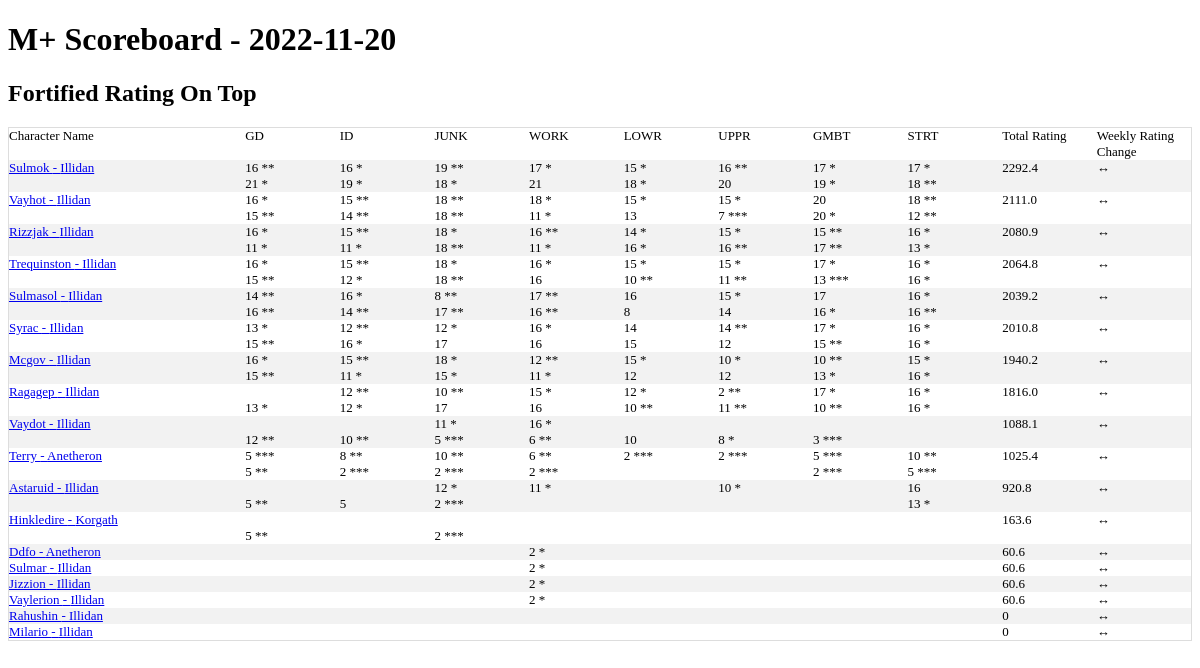
The page / on the database its author committed.
### tables this page shows
CREATE TABLE season_best_pivot_ext(
  name TEXT,
  realm TEXT,
  region TEXT,
  scoreboard_date TEXT,
  total_rating,
  "Tazavesh: So'leah's Gambit Fortified",
  "Tazavesh: So'leah's Gambit Tyrannical",
  "Tazavesh: Streets of Wonder Fortified",
  "Tazavesh: Streets of Wonder Tyrannical",
  "Return to Karazhan: Upper Fortified",
  "Return to Karazhan: Upper Tyrannical",
  "Return to Karazhan: Lower Fortified",
  "Return to Karazhan: Lower Tyrannical",
  "Iron Docks Fortified",
  "Iron Docks Tyrannical",
  "Grimrail Depot Fortified",
  "Grimrail Depot Tyrannical",
  "Mechagon Workshop Fortified",
  "Mechagon Workshop Tyrannical",
  "Mechagon Junkyard Fortified",
  "Mechagon Junkyard Tyrannical",
  daily_rating_change,
  pr_GMBT_for TEXT,
  pr_GMBT_tyr TEXT,
  pr_STRT_for TEXT,
  pr_STRT_tyr TEXT,
  pr_UPPR_for TEXT,
  pr_UPPR_tyr TEXT,
  pr_LOWR_for TEXT,
  pr_LOWR_tyr TEXT,
  pr_ID_for TEXT,
  pr_ID_tyr TEXT,
  pr_GD_for TEXT,
  pr_GD_tyr TEXT,
  pr_WKSP_for TEXT,
  pr_WKSP_tyr TEXT,
  pr_JUNK_for TEXT,
  pr_JUNK_tyr TEXT
);

CREATE TABLE base_characters (
                name TEXT
                ,realm TEXT
                ,region TEXT
                ,unique_key TEXT UNIQUE
                );

### app.py (the view)
@app.route('/')
def index():
    conn = create_connection()
    cursor  = conn.cursor()
    data = cursor.execute("""select * from base_characters base left join season_best_pivot_ext piv
    on upper(base.name) = upper(piv.name)
    and upper(base.realm) = upper(piv.realm)
    and upper(base.region) = upper(piv.region)
    where scoreboard_date = (select max(scoreboard_date) from  season_best_pivot_ext)

    order by total_rating desc""").fetchall()
    max_date = cursor.execute('select max(scoreboard_date) as max_date from season_best_pivot_ext').fetchone()
    print('hi')
    return render_template('index.html',data=data,max_date = max_date)

### templates/index.html
<!doctype html>
<link rel="stylesheet" href="{{ url_for('static', filename='style.css') }}">
<html>
<h1>M+ Scoreboard - {{max_date['max_date']}} </h1>
<h2>Fortified Rating On Top</h2>
<table class="scoreboard">
<tr>
    <td class="scoreboard_char_name">Character Name</td>
    <td class="scoreboard_attributes">GD</td>
    <td class="scoreboard_attributes">ID</td>
    <td class="scoreboard_attributes">JUNK</td>
    <td class="scoreboard_attributes">WORK</td>
    <td class="scoreboard_attributes">LOWR</td>
    <td class="scoreboard_attributes">UPPR</td>
    <td class="scoreboard_attributes">GMBT</td>
    <td class="scoreboard_attributes">STRT</td>
    <td class="scoreboard_attributes">Total Rating</td>
    <td class="scoreboard_attributes">Weekly Rating Change</td>
</tr>
{% for data in data %}
<tr>
    <td class="scoreboard_char_name"><a href="{{url_for('character_name',character_name=data['name'],realm=data['realm'],region=data['region'])}}">{{ data['name'] }} - {{data['realm']}}</a></td>
    <td class="scoreboard_attributes">{% if data['pr_GD_for'] !=  data['Grimrail Depot Fortified'] and data['pr_GD_for'] %}
    {{ data['Grimrail Depot Fortified']}} ( {{data['pr_GD_for']}}  )
    {% else %}
      {{ data['Grimrail Depot Fortified'] }}
    {% endif %}
    <br>
    {% if data['pr_GD_tyr'] !=  data['Grimrail Depot Tyrannical'] and data['pr_GD_tyr']%}
    {{ data['Grimrail Depot Tyrannical']}} ({{data['pr_GD_tyr']}})
    {% else %}
      {{ data['Grimrail Depot Tyrannical'] }}
    {% endif %}</td>
    <td class="scoreboard_attributes">{% if data['pr_ID_for'] !=  data['Iron Docks Fortified'] and data['pr_ID_for']%}
    {{ data['Iron Docks Fortified']}} ( {{data['pr_ID_for']}}  )
    {% else %}
      {{ data['Iron Docks Fortified'] }}
    {% endif %}
    <br>
    {% if data['pr_ID_tyr'] !=  data['Iron Docks Tyrannical'] and data['pr_ID_tyr'] %}
    {{ data['Iron Docks Tyrannical']}} ( {{data['pr_ID_tyr']}}
    {% else %}
      {{ data['Iron Docks Tyrannical'] }}
    {% endif %}</td>
    <td class="scoreboard_attributes">{% if data['pr_JUNK_for'] !=  data['Mechagon Junkyard Fortified'] and data['pr_JUNK_for'] %}
    {{ data['Mechagon Junkyard Fortified']}} ( {{data['pr_JUNK_for']}}  )
    {% else %}
      {{ data['Mechagon Junkyard Fortified'] }}
    {% endif %}
    <br>
    {% if data['pr_JUNK_tyr'] !=  data['Mechagon Junkyard Tyrannical'] and data['pr_JUNK_tyr'] %}
    {{ data['Mechagon Junkyard Tyrannical']}} ( {{data['pr_JUNK_tyr']}}
    {% else %}
      {{ data['Mechagon Junkyard Tyrannical'] }}
    {% endif %}</td>
    <td class="scoreboard_attributes">{% if data['pr_WKSP_for'] !=  data['Mechagon Workshop Fortified'] and data['pr_WKSP_for'] %}
    {{ data['Mechagon Workshop Fortified']}} ( {{data['pr_WKSP_for']}}  )
    {% else %}
    {{ data['Mechagon Workshop Fortified'] }}
    {% endif %}
    <br>
    {% if data['pr_WKSP_tyr'] !=  data['Mechagon Workshop Tyrannical'] and data['pr_WKSP_tyr'] %}
    {{ data['Mechagon Workshop Tyrannical']}} ( {{data['pr_WKSP_tyr']}}
    {% else %}
    {{ data['Mechagon Workshop Tyrannical'] }}
    {% endif %}
    </td>
    <td class="scoreboard_attributes">{% if data['pr_LOWR_for'] !=  data['Return to Karazhan: Lower Fortified'] and data['pr_LOWR_for'] %}
    {{ data['Return to Karazhan: Lower Fortified']}} ( {{data['pr_LOWR_for']}}  )
    {% else %}
    {{ data['Return to Karazhan: Lower Fortified'] }}
    {% endif %}
    <br>
    {% if data['pr_LOWR_tyr'] !=  data['Return to Karazhan: Lower Tyrannical']  and data['pr_LOWR_tyr']%}
    {{ data['Return to Karazhan: Lower Tyrannical']}} ( {{data['pr_LOWR_tyr']}}
    {% else %}
    {{ data['Return to Karazhan: Lower Tyrannical'] }}
    {% endif %}</td>
    <td class="scoreboard_attributes">{% if data['pr_UPPR_for'] !=  data['Return to Karazhan: Upper Fortified'] and data['pr_UPPR_for']%}
    {{ data['Return to Karazhan: Upper Fortified']}} ( {{data['pr_UPPR_for']}}  )
    {% else %}
    {{ data['Return to Karazhan: Upper Fortified'] }}
    {% endif %}
    <br>
    {% if data['pr_UPPR_tyr'] !=  data['Return to Karazhan: Upper Tyrannical'] and data['pr_UPPR_tyr'] %}
    {{ data['Return to Karazhan: Upper Tyrannical']}} ( {{data['pr_UPPR_tyr']}}
    {% else %}
    {{ data['Return to Karazhan: Upper Tyrannical'] }}
    {% endif %}</td>
    <td class="scoreboard_attributes">{% if data['pr_GMBT_for'] !=  data['Tazavesh: So\'leah\'s Gambit Fortified'] and data['pr_GMBT_for']%}
    {{ data['Tazavesh: So\'leah\'s Gambit Fortified'] }} ( {{data['pr_GMBT_for']}}  )
    {% else %}
      {{ data['Tazavesh: So\'leah\'s Gambit Fortified'] }}
    {% endif %}
    <br>
    {% if data['pr_GMBT_tyr'] !=  data['Tazavesh: So\'leah\'s Gambit Tyrannical'] and data['pr_GMBT_tyr']%}
    {{ data['Tazavesh: So\'leah\'s Gambit Tyrannical'] }} ( {{data['pr_GMBT_tyr']}}  )
    {% else %}
      {{ data['Tazavesh: So\'leah\'s Gambit Tyrannical'] }}
    {% endif %}</td>
    <td class="scoreboard_attributes">{% if data['pr_STRT_for'] !=  data['Tazavesh: Streets of Wonder Fortified'] and data['pr_STRT_for'] %}
    {{ data['Tazavesh: Streets of Wonder Fortified']}} ( {{data['pr_STRT_for']}}  )
    {% else %}
    {{ data['Tazavesh: Streets of Wonder Fortified'] }}
    {% endif %}
    <br>
    {% if data['pr_STRT_tyr'] !=  data['Tazavesh: Streets of Wonder Tyrannical'] and data['pr_STRT_tyr'] %}
    {{ data['Tazavesh: Streets of Wonder Tyrannical']}} ( {{data['pr_STRT_tyr']}}
    {% else %}
    {{ data['Tazavesh: Streets of Wonder Tyrannical'] }}
    {% endif %}</td>
    <td class="scoreboard_attributes">{{ data['total_rating'] }}</td>
   {% if data['daily_rating_change'] > 0 %}
     <td class="scoreboard_attributes">&uarr; {{ data['daily_rating_change'] }}</td>
   {% elif data['daily_rating_change']  < 0 %}
     <td class="scoreboard_attributes">&darr;{{ data['daily_rating_change'] }}</td>
   {% else %}
     <td class="scoreboard_attributes">&harr;</td>
   {% endif %}
{% endfor %}
</table>
</html>

### static/style.css (style rules this page uses)
table.scoreboard { border-collapse: collapse; border-spacing: 0; width: 100%; border: 1px solid #ddd; }
th, td { text-align: left; vertical-align:top; padding: 0px; font-size: 13px; }
tr:nth-child(even) { background-color: #f2f2f2; }
td.scoreboard_char_name { width:20%; }
td.scoreboard_attributes { width:8%; }

### rows shown on the page
season_best_pivot_ext: name "Sulmok", realm "Illidan", Grimrail Depot Fortified "16 **", Grimrail Depot Tyrannical "21 *", Iron Docks Fortified "16 *", Iron Docks Tyrannical "19 *", Mechagon Junkyard Fortified "19 **", Mechagon Junkyard Tyrannical "18 *", Mechagon Workshop Fortified "17 *", Mechagon Workshop Tyrannical "21", data "15 *", data "18 *", data "16 **", data "20", data "17 *", data "19 *", data "18 **", total_rating "2292.4"
season_best_pivot_ext: name "Vayhot", realm "Illidan", Grimrail Depot Fortified "16 *", Grimrail Depot Tyrannical "15 **", Iron Docks Fortified "15 **", Iron Docks Tyrannical "14 **", Mechagon Junkyard Fortified "18 **", Mechagon Junkyard Tyrannical "18 **", Mechagon Workshop Fortified "18 *", Mechagon Workshop Tyrannical "11 *", data "15 *", data "13", data "7 ***", data "20", data "20 *", data "18 **", data "12 **", total_rating "2111.0"
season_best_pivot_ext: name "Rizzjak", realm "Illidan", Grimrail Depot Fortified "16 *", Grimrail Depot Tyrannical "11 *", Iron Docks Fortified "15 **", Iron Docks Tyrannical "11 *", Mechagon Junkyard Fortified "18 *", Mechagon Junkyard Tyrannical "18 **", Mechagon Workshop Fortified "16 **", Mechagon Workshop Tyrannical "11 *", data "14 *", data "16 *", data "15 *", data "16 **", data "15 **", data "17 **", data "13 *", total_rating "2080.9"
season_best_pivot_ext: name "Trequinston", realm "Illidan", Grimrail Depot Fortified "16 *", Grimrail Depot Tyrannical "15 **", Iron Docks Fortified "15 **", Iron Docks Tyrannical "12 *", Mechagon Junkyard Fortified "18 *", Mechagon Junkyard Tyrannical "18 **", Mechagon Workshop Fortified "16 *", Mechagon Workshop Tyrannical "16", data "15 *", data "10 **", data "11 **", data "17 *", data "13 ***", data "16 *", total_rating "2064.8"
season_best_pivot_ext: name "Sulmasol", realm "Illidan", Grimrail Depot Fortified "14 **", Grimrail Depot Tyrannical "16 **", Iron Docks Fortified "16 *", Iron Docks Tyrannical "14 **", Mechagon Junkyard Fortified "8 **", Mechagon Junkyard Tyrannical "17 **", Mechagon Workshop Fortified "17 **", Mechagon Workshop Tyrannical "16 **", data "16", data "8", data "15 *", data "14", data "17", data "16 *", data "16 **", total_rating "2039.2"
season_best_pivot_ext: name "Syrac", realm "Illidan", Grimrail Depot Fortified "13 *", Grimrail Depot Tyrannical "15 **", Iron Docks Fortified "12 **", Iron Docks Tyrannical "16 *", Mechagon Junkyard Fortified "12 *", Mechagon Junkyard Tyrannical "17", Mechagon Workshop Fortified "16 *", Mechagon Workshop Tyrannical "16", data "14", data "15", data "14 **", data "12", data "17 *", data "15 **", data "16 *", total_rating "2010.8"
season_best_pivot_ext: name "Mcgov", realm "Illidan", Grimrail Depot Fortified "16 *", Grimrail Depot Tyrannical "15 **", Iron Docks Fortified "15 **", Iron Docks Tyrannical "11 *", Mechagon Junkyard Fortified "18 *", Mechagon Junkyard Tyrannical "15 *", Mechagon Workshop Fortified "12 **", Mechagon Workshop Tyrannical "11 *", data "15 *", data "12", data "10 *", data "10 **", data "13 *", data "16 *", total_rating "1940.2"
season_best_pivot_ext: name "Ragagep", realm "Illidan", Grimrail Depot Tyrannical "13 *", Iron Docks Fortified "12 **", Iron Docks Tyrannical "12 *", Mechagon Junkyard Fortified "10 **", Mechagon Junkyard Tyrannical "17", Mechagon Workshop Fortified "15 *", Mechagon Workshop Tyrannical "16", data "12 *", data "10 **", data "2 **", data "11 **", data "17 *", data "16 *", total_rating "1816.0"
season_best_pivot_ext: name "Vaydot", realm "Illidan", Grimrail Depot Tyrannical "12 **", Iron Docks Tyrannical "10 **", Mechagon Junkyard Fortified "11 *", Mechagon Junkyard Tyrannical "5 ***", Mechagon Workshop Fortified "16 *", Mechagon Workshop Tyrannical "6 **", data "10", data "8 *", data "3 ***", total_rating "1088.1"
season_best_pivot_ext: name "Terry", realm "Anetheron", Grimrail Depot Fortified "5 ***", Grimrail Depot Tyrannical "5 **", Iron Docks Fortified "8 **", Iron Docks Tyrannical "2 ***", Mechagon Junkyard Fortified "10 **", Mechagon Junkyard Tyrannical "2 ***", Mechagon Workshop Fortified "6 **", Mechagon Workshop Tyrannical "2 ***", data "2 ***", data "5 ***", data "10 **", total_rating "1025.4"
season_best_pivot_ext: name "Astaruid", realm "Illidan", Grimrail Depot Tyrannical "5 **", Iron Docks Tyrannical "5", Mechagon Junkyard Fortified "12 *", Mechagon Junkyard Tyrannical "2 ***", Mechagon Workshop Fortified "11 *", data "10 *", data "16", data "13 *", total_rating "920.8"
season_best_pivot_ext: name "Hinkledire", realm "Korgath", Grimrail Depot Tyrannical "5 **", Mechagon Junkyard Tyrannical "2 ***", total_rating "163.6"
season_best_pivot_ext: name "Ddfo", realm "Anetheron", Mechagon Workshop Fortified "2 *", total_rating "60.6"
season_best_pivot_ext: name "Sulmar", realm "Illidan", Mechagon Workshop Fortified "2 *", total_rating "60.6"
season_best_pivot_ext: name "Jizzion", realm "Illidan", Mechagon Workshop Fortified "2 *", total_rating "60.6"
season_best_pivot_ext: name "Vaylerion", realm "Illidan", Mechagon Workshop Fortified "2 *", total_rating "60.6"
season_best_pivot_ext: name "Rahushin", realm "Illidan", total_rating "0"
season_best_pivot_ext: name "Milario", realm "Illidan", total_rating "0"

### other values the page prints
{{ max_date['max_date'] }} "2022-11-20"
